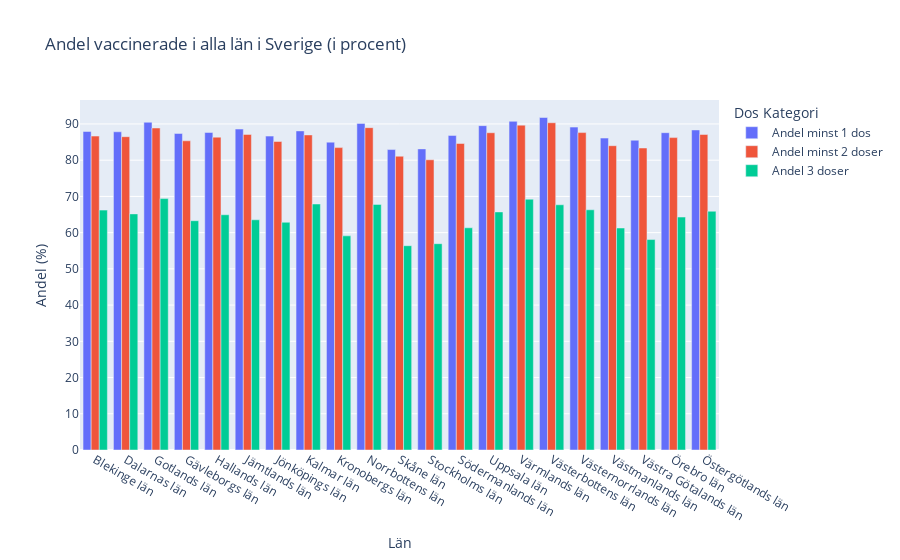

The code cell stored with this chart in its notebook:
### Markdown cell above
f) Rita stapeldiagram för **andel med minst 1 dos per län**, **andel två doser per län** och **andel tre doser per
län.**

### Code cell
# Beräkna totalt antal personer för varje doskategori i alla län
totalt_per_doskategori_alla_län = vaccine_data.groupby('Län_namn').agg({
    'Befolkning': 'sum',  # Total befolkning i varje län
    'Antal minst 1 dos': 'sum',
    'Antal minst 2 doser': 'sum',
    'Antal 3 doser': 'sum',
}).reset_index()

# Beräkna andel vaccinerade för varje doskategori
totalt_per_doskategori_alla_län['Andel minst 1 dos'] = totalt_per_doskategori_alla_län['Antal minst 1 dos'] / totalt_per_doskategori_alla_län['Befolkning']
totalt_per_doskategori_alla_län['Andel minst 2 doser'] = totalt_per_doskategori_alla_län['Antal minst 2 doser'] / totalt_per_doskategori_alla_län['Befolkning']
totalt_per_doskategori_alla_län['Andel 3 doser'] = totalt_per_doskategori_alla_län['Antal 3 doser'] / totalt_per_doskategori_alla_län['Befolkning']

# Konvertera andelarna till procent
totalt_per_doskategori_alla_län[['Andel minst 1 dos', 'Andel minst 2 doser', 'Andel 3 doser']] *= 100

totalt_per_doskategori_alla_län[['Län_namn', 'Andel minst 1 dos', 'Andel minst 2 doser', 'Andel 3 doser']].head()  # Visa bara de första raderna för överblick


# Skapa stapeldiagram för alla län
fig_alla_län = px.bar(
    totalt_per_doskategori_alla_län, 
    x='Län_namn', 
    y=['Andel minst 1 dos', 'Andel minst 2 doser', 'Andel 3 doser'],
    title='Andel vaccinerade i alla län i Sverige (i procent)',
    labels={'value': 'Andel (%)', 'variable': 'Dos Kategori', 'Län_namn': 'Län'},
    barmode='group'
)

# Visa diagrammet
fig_alla_län.show()

fig_alla_län.write_html("../Labb/Visualiseringar/Uppgift_2/Andel_vaccinerade_doser_alla_län.html")

### Figure 1 — Plotly figure (JSON) as saved in the notebook; plotly's stock layout.template omitted (floating-point values rounded to 4 significant figures)
{"data": [{"alignmentgroup": "True", "hovertemplate": "Dos Kategori=Andel minst 1 dos<br>Län=%{x}<br>Andel (%)=%{y}<extra></extra>", "legendgroup": "Andel minst 1 dos", "marker": {"color": "#636efa", "pattern": {"shape": ""}}, "name": "Andel minst 1 dos", "offsetgroup": "Andel minst 1 dos", "orientation": "v", "showlegend": true, "textposition": "auto", "type": "bar", "x": ["Blekinge län", "Dalarnas län", "Gotlands län", "Gävleborgs län", "Hallands län", "Jämtlands län", "Jönköpings län", "Kalmar län", "Kronobergs län", "Norrbottens län", "Skåne län", "Stockholms län", "Södermanlands län", "Uppsala län", "Värmlands län", "Västerbottens län", "Västernorrlands län", "Västmanlands län", "Västra Götalands län", "Örebro län", "Östergötlands län"], "xaxis": "x", "y": [87.92, 87.84, 90.47, 87.38, 87.65, 88.59, 86.64, 88.08, 84.98, 90.15, 82.93, 83.12, 86.83, 89.54, 90.72, 91.78, 89.13, 86.1, 85.51, 87.59, 88.34], "yaxis": "y"}, {"alignmentgroup": "True", "hovertemplate": "Dos Kategori=Andel minst 2 doser<br>Län=%{x}<br>Andel (%)=%{y}<extra></extra>", "legendgroup": "Andel minst 2 doser", "marker": {"color": "#EF553B", "pattern": {"shape": ""}}, "name": "Andel minst 2 doser", "offsetgroup": "Andel minst 2 doser", "orientation": "v", "showlegend": true, "textposition": "auto", "type": "bar", "x": ["Blekinge län", "Dalarnas län", "Gotlands län", "Gävleborgs län", "Hallands län", "Jämtlands län", "Jönköpings län", "Kalmar län", "Kronobergs län", "Norrbottens län", "Skåne län", "Stockholms län", "Södermanlands län", "Uppsala län", "Värmlands län", "Västerbottens län", "Västernorrlands län", "Västmanlands län", "Västra Götalands län", "Örebro län", "Östergötlands län"], "xaxis": "x", "y": [86.65, 86.49, 88.88, 85.35, 86.36, 87.11, 85.16, 86.97, 83.47, 88.97, 81.09, 80.11, 84.61, 87.57, 89.68, 90.34, 87.62, 84.0, 83.36, 86.24, 87.09], "yaxis": "y"}, {"alignmentgroup": "True", "hovertemplate": "Dos Kategori=Andel 3 doser<br>Län=%{x}<br>Andel (%)=%{y}<extra></extra>", "legendgroup": "Andel 3 doser", "marker": {"color": "#00cc96", "pattern": {"shape": ""}}, "name": "Andel 3 doser", "offsetgroup": "Andel 3 doser", "orientation": "v", "showlegend": true, "textposition": "auto", "type": "bar", "x": ["Blekinge län", "Dalarnas län", "Gotlands län", "Gävleborgs län", "Hallands län", "Jämtlands län", "Jönköpings län", "Kalmar län", "Kronobergs län", "Norrbottens län", "Skåne län", "Stockholms län", "Södermanlands län", "Uppsala län", "Värmlands län", "Västerbottens län", "Västernorrlands län", "Västmanlands län", "Västra Götalands län", "Örebro län", "Östergötlands län"], "xaxis": "x", "y": [66.22, 65.18, 69.4, 63.29, 64.94, 63.55, 62.86, 67.9, 59.11, 67.8, 56.39, 56.95, 61.34, 65.72, 69.24, 67.69, 66.31, 61.28, 58.09, 64.3, 65.91], "yaxis": "y"}], "layout": {"barmode": "group", "legend": {"title": {"text": "Dos Kategori"}, "tracegroupgap": 0}, "title": {"text": "Andel vaccinerade i alla län i Sverige (i procent)"}, "xaxis": {"anchor": "y", "domain": [0, 1], "title": {"text": "Län"}}, "yaxis": {"anchor": "x", "domain": [0, 1], "title": {"text": "Andel (%)"}}}}
